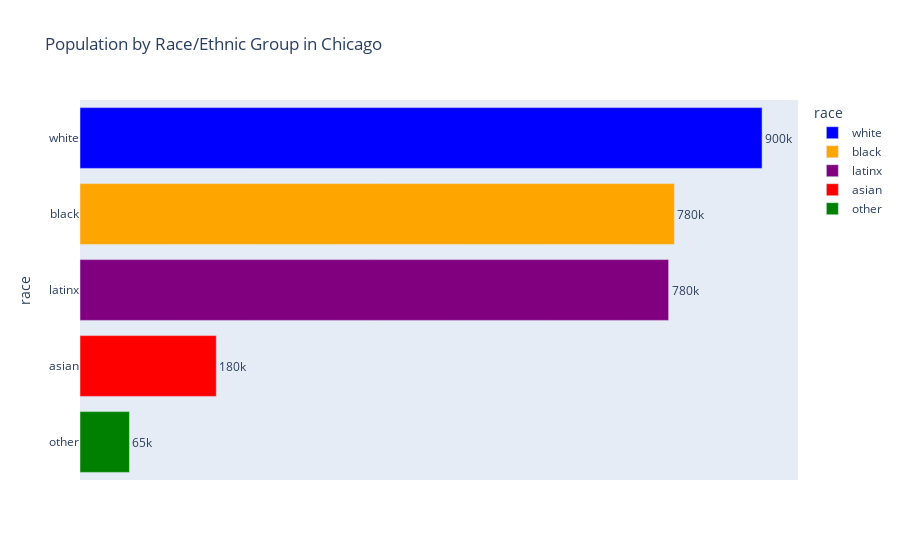

The notebook cell this image was saved under:
### Code cell
chicago_race_demo = race_chicago_df[['race','population']] 
chicago_race_demo_sort = chicago_race_demo.sort_values(by='population', ascending = False)

import plotly.express as px
fig = px.bar(chicago_race_demo_sort, x='population', y='race', color='race', orientation='h',color_discrete_sequence=["blue", "orange", "purple", "red", "green"],
             title="Population by Race/Ethnic Group in Chicago", text = chicago_race_demo_sort["population"])
fig.update_layout(xaxis={'visible': False})
fig.update_traces(texttemplate='%{text:.2s}',textposition='outside')
fig.show()

### Figure 1 — Plotly figure (JSON) as saved in the notebook; plotly's stock layout.template omitted (floating-point values rounded to 4 significant figures)
{"data": [{"alignmentgroup": "True", "hovertemplate": "race=%{y}<br>population=%{text}<extra></extra>", "legendgroup": "white", "marker": {"color": "blue"}, "name": "white", "offsetgroup": "white", "orientation": "h", "showlegend": true, "text": [899980], "textposition": "outside", "texttemplate": "%{text:.2s}", "type": "bar", "x": [899980], "xaxis": "x", "y": ["white"], "yaxis": "y"}, {"alignmentgroup": "True", "hovertemplate": "race=%{y}<br>population=%{text}<extra></extra>", "legendgroup": "black", "marker": {"color": "orange"}, "name": "black", "offsetgroup": "black", "orientation": "h", "showlegend": true, "text": [784266], "textposition": "outside", "texttemplate": "%{text:.2s}", "type": "bar", "x": [784266], "xaxis": "x", "y": ["black"], "yaxis": "y"}, {"alignmentgroup": "True", "hovertemplate": "race=%{y}<br>population=%{text}<extra></extra>", "legendgroup": "latinx", "marker": {"color": "purple"}, "name": "latinx", "offsetgroup": "latinx", "orientation": "h", "showlegend": true, "text": [776661], "textposition": "outside", "texttemplate": "%{text:.2s}", "type": "bar", "x": [776661], "xaxis": "x", "y": ["latinx"], "yaxis": "y"}, {"alignmentgroup": "True", "hovertemplate": "race=%{y}<br>population=%{text}<extra></extra>", "legendgroup": "asian", "marker": {"color": "red"}, "name": "asian", "offsetgroup": "asian", "orientation": "h", "showlegend": true, "text": [179841], "textposition": "outside", "texttemplate": "%{text:.2s}", "type": "bar", "x": [179841], "xaxis": "x", "y": ["asian"], "yaxis": "y"}, {"alignmentgroup": "True", "hovertemplate": "race=%{y}<br>population=%{text}<extra></extra>", "legendgroup": "other", "marker": {"color": "green"}, "name": "other", "offsetgroup": "other", "orientation": "h", "showlegend": true, "text": [65240], "textposition": "outside", "texttemplate": "%{text:.2s}", "type": "bar", "x": [65240], "xaxis": "x", "y": ["other"], "yaxis": "y"}], "layout": {"barmode": "relative", "legend": {"title": {"text": "race"}, "tracegroupgap": 0}, "title": {"text": "Population by Race/Ethnic Group in Chicago"}, "xaxis": {"anchor": "y", "domain": [0, 1], "title": {"text": "population"}, "visible": false}, "yaxis": {"anchor": "x", "categoryarray": ["other", "asian", "latinx", "black", "white"], "categoryorder": "array", "domain": [0, 1], "title": {"text": "race"}}}}
